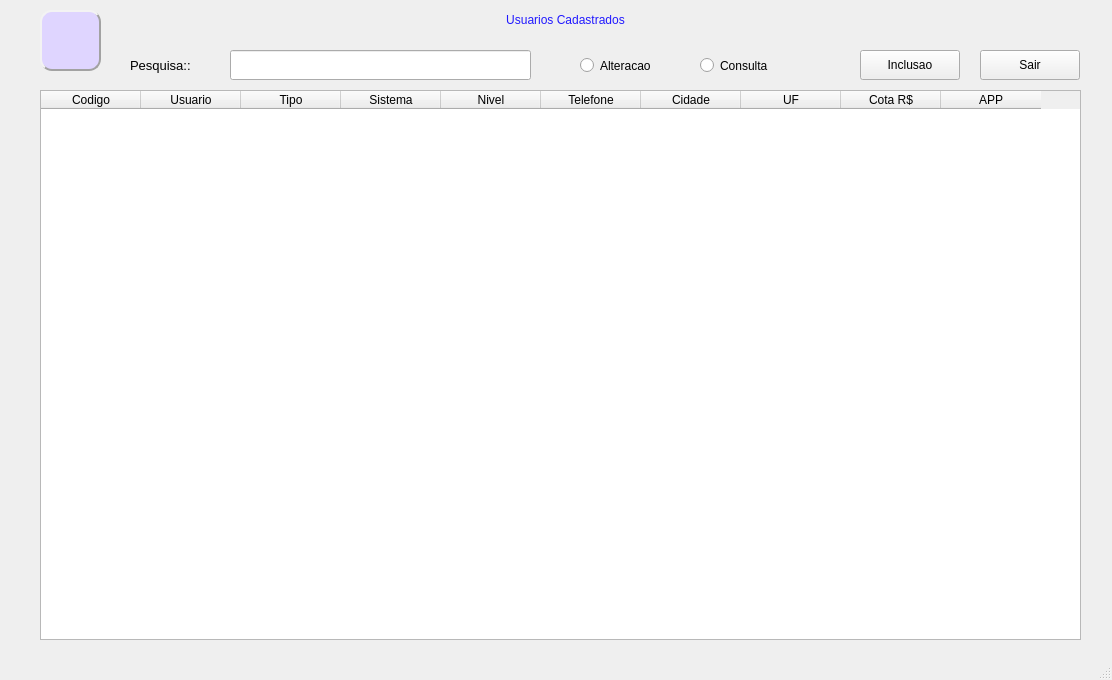
<?xml version="1.0" encoding="UTF-8"?>
<ui version="4.0">
 <class>MainWindow</class>
 <widget class="QMainWindow" name="MainWindow">
  <property name="geometry">
   <rect>
    <x>0</x>
    <y>0</y>
    <width>1112</width>
    <height>680</height>
   </rect>
  </property>
  <property name="windowTitle">
   <string>MainWindow</string>
  </property>
  <property name="styleSheet">
   <string notr="true"/>
  </property>
  <widget class="QWidget" name="centralwidget">
   <widget class="QTableWidget" name="tableWidget">
    <property name="geometry">
     <rect>
      <x>40</x>
      <y>90</y>
      <width>1041</width>
      <height>550</height>
     </rect>
    </property>
    <property name="styleSheet">
     <string notr="true"/>
    </property>
    <attribute name="horizontalHeaderVisible">
     <bool>true</bool>
    </attribute>
    <attribute name="horizontalHeaderCascadingSectionResizes">
     <bool>false</bool>
    </attribute>
    <attribute name="verticalHeaderCascadingSectionResizes">
     <bool>true</bool>
    </attribute>
    <column>
     <property name="text">
      <string notr="true">Codigo</string>
     </property>
    </column>
    <column>
     <property name="text">
      <string>Usuario</string>
     </property>
    </column>
    <column>
     <property name="text">
      <string>Tipo</string>
     </property>
    </column>
    <column>
     <property name="text">
      <string>Sistema</string>
     </property>
    </column>
    <column>
     <property name="text">
      <string>Nivel</string>
     </property>
    </column>
    <column>
     <property name="text">
      <string>Telefone</string>
     </property>
    </column>
    <column>
     <property name="text">
      <string>Cidade</string>
     </property>
    </column>
    <column>
     <property name="text">
      <string>UF</string>
     </property>
    </column>
    <column>
     <property name="text">
      <string>Cota R$</string>
     </property>
    </column>
    <column>
     <property name="text">
      <string>APP</string>
     </property>
    </column>
   </widget>
   <widget class="QLabel" name="label">
    <property name="geometry">
     <rect>
      <x>420</x>
      <y>0</y>
      <width>291</width>
      <height>40</height>
     </rect>
    </property>
    <property name="styleSheet">
     <string notr="true">border-color: rgb(132, 168, 163);
color: rgb(33, 25, 255);
font: 87 16pt &quot;Arial Black&quot;;</string>
    </property>
    <property name="text">
     <string>Usuarios Cadastrados</string>
    </property>
    <property name="alignment">
     <set>Qt::AlignCenter</set>
    </property>
   </widget>
   <widget class="QLabel" name="label_pesquisa">
    <property name="geometry">
     <rect>
      <x>130</x>
      <y>50</y>
      <width>80</width>
      <height>30</height>
     </rect>
    </property>
    <property name="sizePolicy">
     <sizepolicy hsizetype="Maximum" vsizetype="Preferred">
      <horstretch>0</horstretch>
      <verstretch>0</verstretch>
     </sizepolicy>
    </property>
    <property name="font">
     <font>
      <family>Arial</family>
      <pointsize>10</pointsize>
      <italic>false</italic>
      <bold>false</bold>
     </font>
    </property>
    <property name="styleSheet">
     <string notr="true"/>
    </property>
    <property name="text">
     <string>Pesquisa::</string>
    </property>
   </widget>
   <widget class="QLineEdit" name="pesquisa">
    <property name="geometry">
     <rect>
      <x>230</x>
      <y>50</y>
      <width>301</width>
      <height>30</height>
     </rect>
    </property>
    <property name="styleSheet">
     <string notr="true"/>
    </property>
    <property name="text">
     <string/>
    </property>
    <property name="maxLength">
     <number>40</number>
    </property>
   </widget>
   <widget class="QPushButton" name="bt_inclusao">
    <property name="geometry">
     <rect>
      <x>860</x>
      <y>50</y>
      <width>100</width>
      <height>30</height>
     </rect>
    </property>
    <property name="styleSheet">
     <string notr="true"/>
    </property>
    <property name="text">
     <string>Inclusao</string>
    </property>
   </widget>
   <widget class="QRadioButton" name="rb_alteracao">
    <property name="geometry">
     <rect>
      <x>580</x>
      <y>50</y>
      <width>110</width>
      <height>31</height>
     </rect>
    </property>
    <property name="styleSheet">
     <string notr="true"/>
    </property>
    <property name="text">
     <string>Alteracao</string>
    </property>
   </widget>
   <widget class="QRadioButton" name="rb_consulta">
    <property name="geometry">
     <rect>
      <x>700</x>
      <y>50</y>
      <width>110</width>
      <height>31</height>
     </rect>
    </property>
    <property name="styleSheet">
     <string notr="true"/>
    </property>
    <property name="text">
     <string>Consulta</string>
    </property>
   </widget>
   <widget class="QPushButton" name="bt_sair">
    <property name="geometry">
     <rect>
      <x>980</x>
      <y>50</y>
      <width>100</width>
      <height>30</height>
     </rect>
    </property>
    <property name="styleSheet">
     <string notr="true"/>
    </property>
    <property name="text">
     <string>Sair</string>
    </property>
   </widget>
   <widget class="QLabel" name="empresa">
    <property name="geometry">
     <rect>
      <x>40</x>
      <y>10</y>
      <width>61</width>
      <height>61</height>
     </rect>
    </property>
    <property name="styleSheet">
     <string notr="true">font: 81 10pt &quot;Rockwell Extra Bold&quot;;

background-color: rgb(223, 213, 255);

border-color: rgb(162, 162, 162);

border-style: Outset;
border-width: 2px;
border-radius: 12px;</string>
    </property>
    <property name="text">
     <string/>
    </property>
    <property name="pixmap">
     <pixmap>CADASTRO.png</pixmap>
    </property>
    <property name="scaledContents">
     <bool>true</bool>
    </property>
   </widget>
  </widget>
  <widget class="QStatusBar" name="statusBar"/>
 </widget>
 <resources/>
 <connections/>
</ui>
